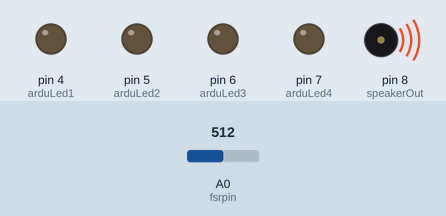
Simulated run of this sketch. Board: Arduino Uno, built with avr-gcc and run on an emulated ATmega328P. On the bench: output pins drawn as LEDs (lit = HIGH), buzzer (waves = sounding, pin HIGH). Inputs (shaded band) come from the test bench; at power-on: A0 (fsrpin) = 512. What the sketch prints to the serial monitor is not drawn.

Above: at 1.2 s.
1.3 s: A0 (fsrpin) set to 110
3.3 s: A0 (fsrpin) set to 93
At 3.8 s:
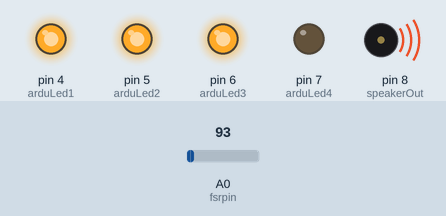
4.8 s: A0 (fsrpin) set to 122
At 6.0 s:
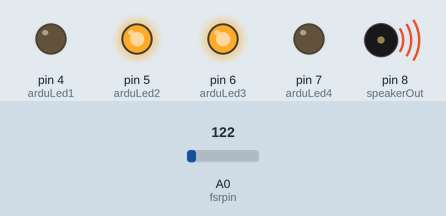
6.3 s: A0 (fsrpin) set to 188
9.3 s: A0 (fsrpin) set to 211
At 10.1 s:
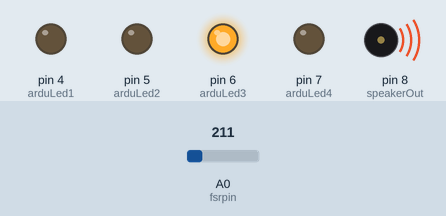
10.8 s: A0 (fsrpin) set to 289
12.3 s: A0 (fsrpin) set to 311
At 13.4 s:
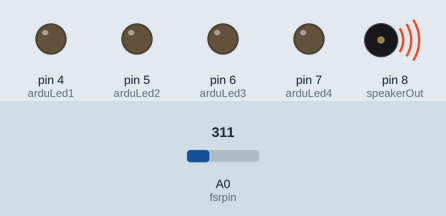
Timing chart, 0 to 14.8 s (numbered marks = the images above; inputs shaded):
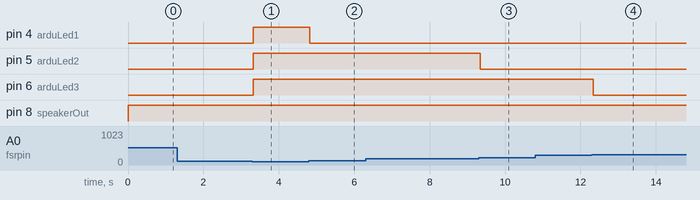

Measured:
- the behaviour switches between 100 and 99 on A0 (fsrpin) (found by bisection; images 0 and 1)
- the behaviour switches between 199 and 200 on A0 (fsrpin) (found by bisection; images 2 and 3)
- the behaviour switches between 299 and 300 on A0 (fsrpin) (found by bisection; images 3 and 4)
- after the input at 1.3 s, every drawn part: stays the same
- after the input at 3.3 s, pin 4 (arduLed1), pin 5 (arduLed2), pin 6 (arduLed3): LOW → HIGH at once
- after the input at 4.8 s, pin 4 (arduLed1): HIGH → LOW at once
- after the input at 6.3 s, every drawn part: stays the same
- after the input at 9.3 s, pin 5 (arduLed2): HIGH → LOW at once
- after the input at 10.8 s, every drawn part: stays the same
- after the input at 12.3 s, pin 6 (arduLed3): HIGH → LOW at once

The sketch:

arduino_basinc.ino
```cpp
/*
*/
#define fsrpin A0

#define  c     3830    // 261 Hz
#define  d     3400    // 294 Hz
#define  e     3038    // 329 Hz
#define  f     2864    // 349 Hz
#define  g     2550    // 392 Hz
#define  a     2272    // 440 Hz
#define  b     2028    // 493 Hz
#define  C     1912    // 523 Hz
// Define a special note, 'R', to represent a rest
#define  R     0

int speakerOut = 8;

const int arduLed1=4;
const int arduLed2=5;
const int arduLed3=6;
const int arduLed4=7;

int fsrreading;

void setup() {
  pinMode(speakerOut, OUTPUT);
  Serial.begin(9600);
  pinMode(arduLed1, OUTPUT);
  pinMode(arduLed2, OUTPUT);
  pinMode(arduLed3, OUTPUT);
  pinMode(arduLed4, OUTPUT);
}

void loop() {
  fsrreading = analogRead(fsrpin);
  Serial.print("Analog reading = ");
  Serial.print(fsrreading);
  if (fsrreading<100) {
  digitalWrite(arduLed1, HIGH);
  digitalWrite(arduLed2, HIGH);
  digitalWrite(arduLed3, HIGH);
  digitalWrite(arduLed4, LOW);
  int melody[] = {c};
  digitalWrite(speakerOut,HIGH);
  }
  else if (fsrreading<200) {
    digitalWrite(arduLed1, LOW);
    int melody[] = {d};
    digitalWrite(speakerOut,HIGH);

  }
  else if (fsrreading<300) {
  digitalWrite(arduLed1, LOW);
  digitalWrite(arduLed2, LOW);
   int melody[] = {e};
    digitalWrite(speakerOut,HIGH);
  }
  else if (fsrreading<400) {
  digitalWrite(arduLed1, LOW);
  digitalWrite(arduLed2, LOW);
  digitalWrite(arduLed3, LOW);
   int melody[] = {f};
    digitalWrite(speakerOut,HIGH);
  }
  else {
  digitalWrite(arduLed1, LOW);
  digitalWrite(arduLed2, LOW);
  digitalWrite(arduLed3, LOW);
  digitalWrite(arduLed4, LOW);
   int melody[] = {g};
    digitalWrite(speakerOut,HIGH);
  }
}
```
